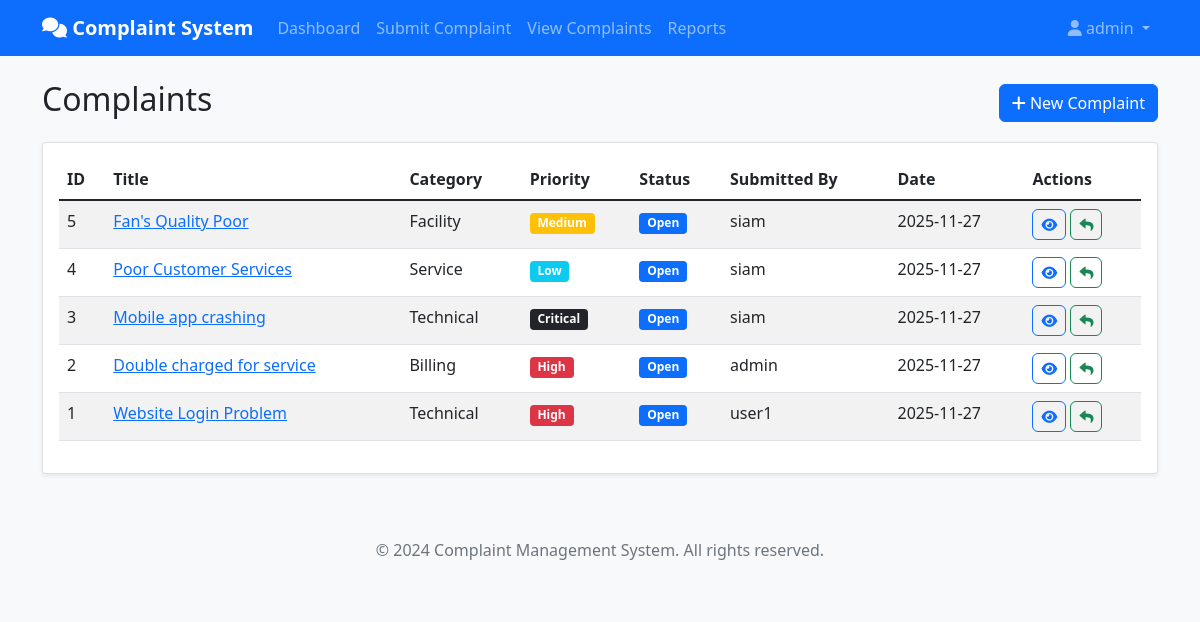
The app's page /view_complaints (signed in) with its own data.
### complaint_management_system/app.py (models this page shows, shortened)
class User(UserMixin, db.Model):
    id = db.Column(db.Integer, primary_key=True)
    username = db.Column(db.String(80), unique=True, nullable=False)
    email = db.Column(db.String(120), unique=True, nullable=False)
    password_hash = db.Column(db.String(500))
    role = db.Column(db.String(20), nullable=False, default='user')  # admin, staff, user
    created_at = db.Column(db.DateTime, default=datetime.utcnow)
    complaints = db.relationship('Complaint', backref='author', lazy=True)
    responses = db.relationship('Response', backref='staff', lazy=True)

class Complaint(db.Model):
    id = db.Column(db.Integer, primary_key=True)
    title = db.Column(db.String(200), nullable=False)
    description = db.Column(db.Text, nullable=False)
    category = db.Column(db.String(50), nullable=False)
    priority = db.Column(db.String(20), default='Medium')  # Low, Medium, High, Critical
    status = db.Column(db.String(20), default='Open')  # Open, In Progress, Resolved, Closed
    user_id = db.Column(db.Integer, db.ForeignKey('user.id'), nullable=False)
    created_at = db.Column(db.DateTime, default=datetime.utcnow)
    updated_at = db.Column(db.DateTime, default=datetime.utcnow, onupdate=datetime.utcnow)
    responses = db.relationship('Response', backref='complaint', lazy=True)

### complaint_management_system/app.py (the view)
@app.route('/view_complaints')
@login_required
def view_complaints():
    if current_user.role in ['admin', 'staff']:
        complaints = Complaint.query.order_by(Complaint.created_at.desc()).all()
    else:
        complaints = Complaint.query.filter_by(user_id=current_user.id).order_by(Complaint.created_at.desc()).all()
    return render_template('view_complaints.html', complaints=complaints)

### complaint_management_system/app.py (called while the page is built)
@login_manager.user_loader
def load_user(user_id):
    return User.query.get(int(user_id))

### complaint_management_system/Templates/view_complaints.html (shortened to what this page needs)
{% extends "base.html" %}
{% block content %}
<div class="row">
    <div class="col-12">
        <div class="d-flex justify-content-between align-items-center">
            <h2>Complaints</h2>
            <a href="{{ url_for('submit_complaint') }}" class="btn btn-primary">
                <i class="fas fa-plus"></i> New Complaint
            </a>
        </div>
        <div class="card mt-3">
            <div class="card-body">
                {% if complaints %}
                <div class="table-responsive">
                    <table class="table table-striped table-hover">
                        <thead>
                            <tr>
                                <th>ID</th>
                                <th>Title</th>
                                <th>Category</th>
                                <th>Priority</th>
                                <th>Status</th>
                                {% if current_user.role in ['admin', 'staff'] %}
                                <th>Submitted By</th>
                                {% endif %}
                                <th>Date</th>
                                <th>Actions</th>
                            </tr>
                        </thead>
                        <tbody>
                            {% for complaint in complaints %}
                            <tr>
                                <td>{{ complaint.id }}</td>
                                <td>
                                    <a href="{{ url_for('complaint_detail', complaint_id=complaint.id) }}">
                                        {{ complaint.title }}
                                    </a>
                                </td>
                                <td>{{ complaint.category }}</td>
                                <td>
                                    <span class="badge bg-{% if complaint.priority == 'High' %}danger{% elif complaint.priority == 'Medium' %}warning{% elif complaint.priority == 'Critical' %}dark{% else %}info{% endif %}">
                                        {{ complaint.priority }}
                                    </span>
                                </td>
                                <td>
                                    <span class="badge bg-{% if complaint.status == 'Open' %}primary{% elif complaint.status == 'In Progress' %}warning{% else %}success{% endif %}">
                                        {{ complaint.status }}
                                    </span>
                                </td>
                                {% if current_user.role in ['admin', 'staff'] %}
                                <td>{{ complaint.author.username }}</td>
                                {% endif %}
                                <td>{{ complaint.created_at.strftime('%Y-%m-%d') }}</td>
                                <td>
                                    <a href="{{ url_for('complaint_detail', complaint_id=complaint.id) }}"
                                       class="btn btn-sm btn-outline-primary">
                                        <i class="fas fa-eye"></i>
                                    </a>
                                    {% if current_user.role in ['admin', 'staff'] %}
                                    <a href="{{ url_for('respond_complaint', complaint_id=complaint.id) }}"
                                       class="btn btn-sm btn-outline-success">
                                        <i class="fas fa-reply"></i>
                                    </a>
                                    {% endif %}
                                </td>
                            </tr>
                            {% endfor %}
                        </tbody>
                    </table>
                </div>
                {% endif %}
            </div>
        </div>
    </div>
</div>
{% endblock %}

### complaint_management_system/Templates/base.html (shortened to what this page needs)
<!DOCTYPE html>
<html lang="en">
<head>
    <link href="https://cdn.jsdelivr.net/npm/bootstrap@5.1.3/dist/css/bootstrap.min.css" rel="stylesheet">
    <link href="https://cdnjs.cloudflare.com/ajax/libs/font-awesome/6.0.0/css/all.min.css" rel="stylesheet">
    <link href="{{ url_for('static', filename='css/style.css') }}" rel="stylesheet">
</head>
<body>
    <nav class="navbar navbar-expand-lg navbar-dark bg-primary">
        <div class="container">
            <a class="navbar-brand" href="{{ url_for('dashboard') }}">
                <i class="fas fa-comments"></i> Complaint System
            </a>
            <div class="collapse navbar-collapse" id="navbarNav">
                {% if current_user.is_authenticated %}
                <ul class="navbar-nav me-auto">
                    <li class="nav-item">
                        <a class="nav-link" href="{{ url_for('dashboard') }}">Dashboard</a>
                    </li>
                    <li class="nav-item">
                        <a class="nav-link" href="{{ url_for('submit_complaint') }}">Submit Complaint</a>
                    </li>
                    <li class="nav-item">
                        <a class="nav-link" href="{{ url_for('view_complaints') }}">View Complaints</a>
                    </li>
                    {% if current_user.role in ['admin', 'staff'] %}
                    <li class="nav-item">
                        <a class="nav-link" href="{{ url_for('report') }}">Reports</a>
                    </li>
                    {% endif %}
                </ul>
                <ul class="navbar-nav">
                    <li class="nav-item dropdown">
                        <a class="nav-link dropdown-toggle" href="#" id="navbarDropdown" role="button" data-bs-toggle="dropdown">
                            <i class="fas fa-user"></i> {{ current_user.username }}
                        </a>
                    </li>
                </ul>
                {% endif %}
            </div>
        </div>
    </nav>
    <div class="container mt-4">
        {% block content %}{% endblock %}
    </div>
    <footer class="bg-light text-center text-muted py-3 mt-5">
        <div class="container">
            <p>&copy; 2024 Complaint Management System. All rights reserved.</p>
        </div>
    </footer>
</body>
</html>

### complaint_management_system/static/style.css (style rules this page uses)
body { background-color: #f8f9fa; }
.card { box-shadow: 0 0.125rem 0.25rem rgba(0, 0, 0, 0.075); border: 1px solid rgba(0, 0, 0, 0.125); }
.navbar-brand { font-weight: bold; }
.table th { border-top: none; font-weight: 600; }
.badge { font-size: 0.75em; }
.btn { border-radius: 0.375rem; }

### records on screen
User: username "admin"
Complaint: id "5", title "Fan's Quality Poor", category "Facility", priority "Medium", status "Open", author.username "siam", created_at "2025-11-27"
Complaint: id "4", title "Poor Customer Services", category "Service", priority "Low", status "Open", author.username "siam", created_at "2025-11-27"
Complaint: id "3", title "Mobile app crashing", category "Technical", priority "Critical", status "Open", author.username "siam", created_at "2025-11-27"
Complaint: id "2", title "Double charged for service", category "Billing", priority "High", status "Open", author.username "admin", created_at "2025-11-27"
Complaint: id "1", title "Website Login Problem", category "Technical", priority "High", status "Open", author.username "user1", created_at "2025-11-27"
